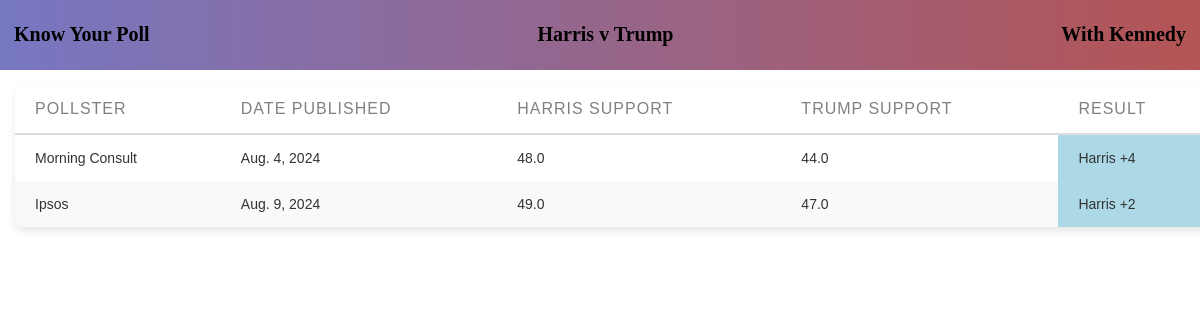
The app's page /, older data.
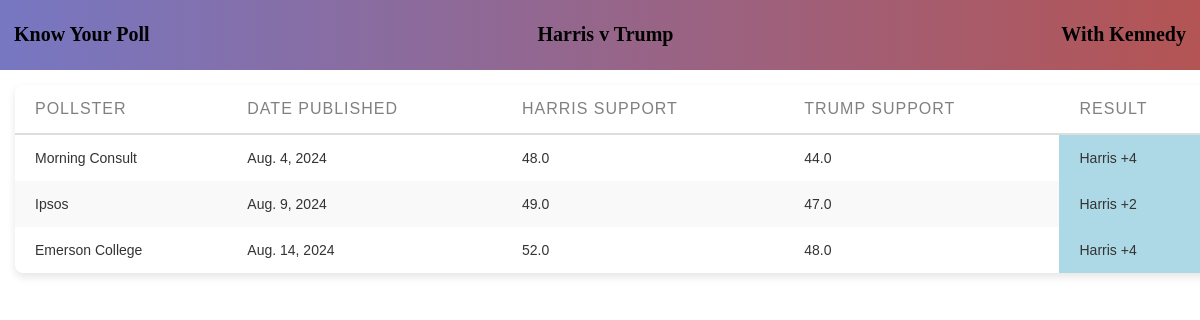
The same page, newer data.
### main/models.py (models this page shows, shortened)
class Poll(models.Model):
    harris_support = models.FloatField(null=False)
    trump_support = models.FloatField(null=False)
    third_party_support = models.FloatField(null=True, blank=True)
    region = models.CharField(null=False,max_length=50)
    date_published = models.DateField()
    link_to_poll = models.URLField(null=True)
    type_of_voters = models.CharField(max_length=50)
    number_of_respondents = models.IntegerField()
    pollster = models.ForeignKey(Pollster, on_delete=models.CASCADE,related_name="polls") #if pollster is deleted, models.CASCADE makes it so all polls by said pollster are also deleted.
    margin = models.IntegerField()

class Pollster(models.Model):
    name_of_pollster = models.CharField(max_length=75)
    info = models.TextField()
    quality_of_pollster = models.IntegerField(validators=[MinValueValidator(1), MaxValueValidator(5)])

### main/views.py (the view)
# urls.py: path("", views.Homepage.as_view(),name="home"),
class Homepage(ListView):
    template_name = "main/home_page.html"
    model = Poll
    context_object_name = "polls"
    def get_queryset(self):
        base_query = super().get_queryset()
        data = base_query.filter(third_party_support__isnull=True)
        return data

### main/templates/main/home_page.html (shortened to what this page needs)
{% extends "main/base.html" %}
{% load static %}
{% block css_styles %}
  <link rel="stylesheet" href="{% static "main/homepage.css" %}">
{% endblock %}
{% block content %}
<div class="container">
  <div id ="main-nav">
    <h1><a href="{% url "home"%}" style="text-decoration:none;">Know Your Poll</a></h1>
  </div>
  <div class="h2h">
    <h1>Harris v Trump</h1>
  </div>
  <div class="threewayrace">
    <h1><a href="{%url "threeway" %}" class="button">With Kennedy</a></h1>
  </div>
</div>
<table>
    <thead>
        <tr>
            <th>Pollster</th>
            <th>Date Published</th>
            <th>Harris Support</th>
            <th>Trump Support</th>
            <th>Result</th>
        </tr>
    </thead>
    <tbody>
        {% for poll in polls %}
        <tr>
            <td>{{ poll.pollster.name_of_pollster }}</td>
            <td>{{ poll.date_published }}</td>
            <td>{{ poll.harris_support }}</td>
            <td>{{ poll.trump_support }}</td>
            <td
                {% if poll.harris_support > poll.trump_support %}
                    style="background-color: lightblue;"
                {% elif poll.harris_support < poll.trump_support %}
                    style="background-color: lightcoral;"
                {% endif %}
            >
                {% if poll.harris_support > poll.trump_support %}
                    Harris +{{ poll.margin }}
                {% elif poll.harris_support < poll.trump_support %}
                    Trump +{{ poll.margin }}
                {% else %}
                    EVEN
                {% endif %}
            </td>
        </tr>
        {% endfor %}
    </tbody>
</table>
{% endblock %}

Row changes from the older to the newer data that the page shows:
added Poll: pollster.name_of_pollster "Emerson College", date_published "Aug. 14, 2024", harris_support "52.0", trump_support "48.0", margin "4"
